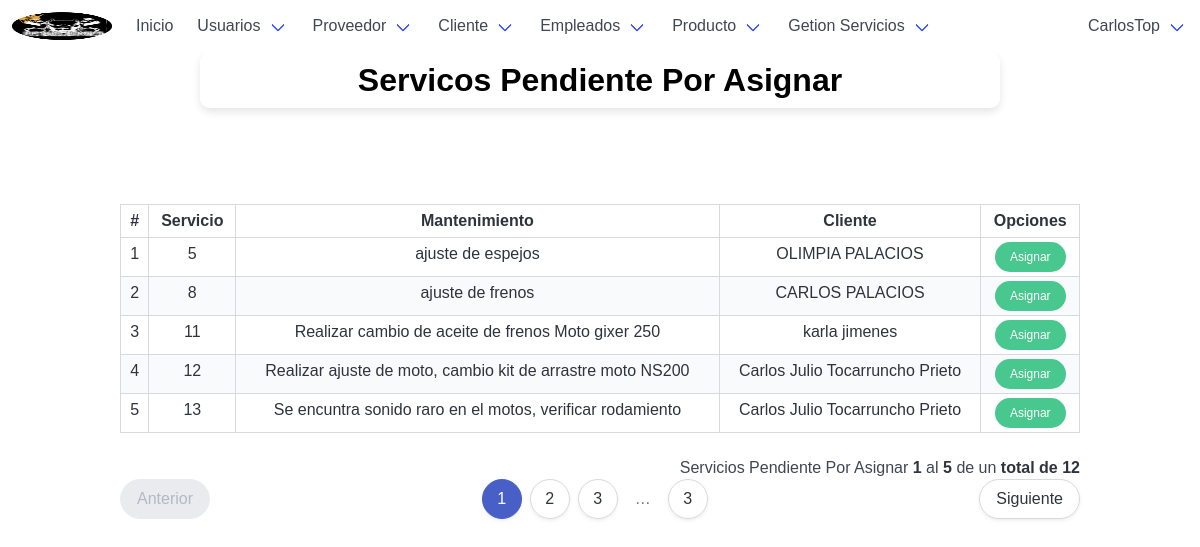
Screenshot of /servicepend/ (signed in) with the database file from the repository.
### tables this page shows
CREATE TABLE `servicios` (
  `id_servicios` int(10) NOT NULL,
  `observaciones` varchar(1000) NOT NULL,
  `mantenimiento` varchar(1000) NOT NULL,
  `cedula_cliente` int(10) DEFAULT NULL,
  `documento_emp` int(10) DEFAULT NULL
);

CREATE TABLE `cliente` (
  `cedula` int(20) NOT NULL,
  `nom_cliente` varchar(50) NOT NULL,
  `ape_cliente` varchar(50) NOT NULL,
  `telefono` bigint(15) NOT NULL,
  `direccion` varchar(70) NOT NULL
);

### app/controllers/serviceController.php (the view, shortened to what this page needs)
<?php
	class serviceController extends mainModel{
		public function listadoServiciosPorAsignarControlador($pagina, $registros, $url, $busqueda) {
			$pagina = $this->limpiarCadena($pagina);
			$registros = $this->limpiarCadena($registros);
			$url = $this->limpiarCadena($url);
			$url = APP_URL . $url . "/";
			$busqueda = $this->limpiarCadena($busqueda);
			$tabla = "";
			$pagina = (isset($pagina) && $pagina > 0) ? (int)$pagina : 1;
			$inicio = ($pagina > 0) ? (($pagina * $registros) - $registros) : 0;
			if (isset($busqueda) && $busqueda != "") {
				$consulta_datos = "SELECT * FROM servicios WHERE (cedula_cliente LIKE '%$busqueda%' OR documento_emp LIKE '%$busqueda%') ORDER BY id_servicios  ASC LIMIT $inicio, $registros";
				$consulta_total = "SELECT COUNT(cedula) FROM servicios WHERE (cedula_cliente LIKE '%$busqueda%' OR documento_emp LIKE '%$busqueda%')";
			} else {
				$consulta_datos="SELECT servicios.id_servicios, servicios.observaciones, cliente.nom_cliente, cliente.ape_cliente
							FROM servicios
							INNER JOIN cliente ON servicios.cedula_cliente = cliente.cedula
							WHERE servicios.documento_emp IS NULL
							LIMIT $inicio, $registros;
							";
				$consulta_total = "SELECT COUNT(id_servicios) FROM servicios  WHERE documento_emp IS NULL";
			}
			$datos = $this->ejecutarConsulta($consulta_datos);
			$datos = $datos->fetchAll();
			$total = $this->ejecutarConsulta($consulta_total);
			$total = (int)$total->fetchColumn();
			$numeroPaginas = ceil($total / $registros);
			$tabla .= '
				<div class="table-container">
				<table class="table is-bordered is-striped is-narrow is-hoverable is-fullwidth">
					<thead>
						<tr>
							<th class="has-text-centered">#</th>
							<th class="has-text-centered">Servicio</th>
							<th class="has-text-centered">Mantenimiento</th>
							<th class="has-text-centered">Cliente</th>
							<th class="has-text-centered" colspan="3">Opciones</th>
						</tr>
					</thead>
					<tbody>
			';
			if ($total >= 1 && $pagina <= $numeroPaginas) {
				$contador = $inicio + 1;
				$pag_inicio = $inicio + 1;
				foreach ($datos as $rows) {
					$tabla .= '
						<tr class="has-text-centered">
							<td>' . $contador . '</td>
							<td>' . $rows['id_servicios'] . '</td>
							<td>' . $rows['observaciones'] .'</td>
							<td>' . $rows['nom_cliente'] .' '. $rows['ape_cliente'].' </td>
							<td>
								<a href="' . APP_URL . 'serviceUpdateEmpl/' . $rows['id_servicios'] . '/" class="button is-success is-rounded is-small">Asignar</a>
							</td>
						</tr>
					';
					$contador++;
				}
				$pag_final = $contador - 1;
			}
			$tabla .= '</tbody></table></div>';
			if ($total >= 1 && $pagina <= $numeroPaginas) {
				$tabla .= '<p class="has-text-right">Servicios Pendiente Por Asignar <strong>' . $pag_inicio . '</strong> al <strong>' . $pag_final . '</strong> de un <strong>total de ' . $total . '</strong></p>';
				$tabla .= $this->paginadorTablas($pagina, $numeroPaginas, $url, 10);
			}
			return $tabla;
		}
	}

### app/views/css/estilos.css (style rules this page uses)
body,html { height: 100%; width: 100%; }

### app/views/css/informationshop.css (style rules this page uses)
body { margin: 0; padding: 0; font-family: Arial, sans-serif; box-sizing: border-box; overflow-x: hidden; }
p, ul, li { font-size: 1em; line-height: 1.4; }

### rows the page displays
servicios: id_servicios "5", observaciones "ajuste de espejos", cedula_cliente.nom_cliente "OLIMPIA", cedula_cliente.ape_cliente "PALACIOS"
servicios: id_servicios "8", observaciones "ajuste de frenos", cedula_cliente.nom_cliente "CARLOS", cedula_cliente.ape_cliente "PALACIOS"
servicios: id_servicios "11", observaciones "Realizar cambio de aceite de frenos Moto gixer 250", cedula_cliente.nom_cliente "karla", cedula_cliente.ape_cliente "jimenes"
servicios: id_servicios "12", observaciones "Realizar ajuste de moto, cambio kit de arrastre moto NS200", cedula_cliente.nom_cliente "Carlos Julio", cedula_cliente.ape_cliente "Tocarruncho Prieto"
servicios: id_servicios "13", observaciones "Se encuntra sonido raro en el motos, verificar rodamiento", cedula_cliente.nom_cliente "Carlos Julio", cedula_cliente.ape_cliente "Tocarruncho Prieto"

### other values shown
$_SESSION['usuario'] "CarlosTop"
$pag_inicio "1"
$pag_final "5"
$total "12"
$numeroPaginas "3"
